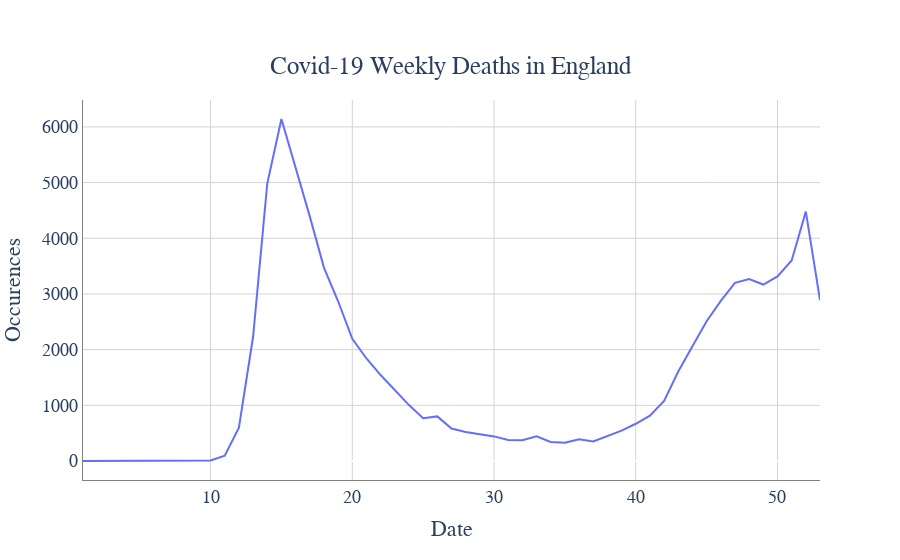

Source (notebook cell):
### Code cell
trace1=go.Scatter(
x=en_2020_gp['Week_number'],
y=en_2020_gp['weekly_deaths'],
mode='lines',
name='New deaths by death week')
data=[trace1]
layout=go.Layout(title={'text': 'Covid-19 Weekly Deaths in England','y':0.9,'x':0.5,'xanchor': 'center',
        'yanchor': 'top'},
                 xaxis_title='Date',
                yaxis_title='Occurences',
                font=dict(
        family="Helvetica",
        size=18,
        #color="blue"
                ),
        plot_bgcolor='rgb(255,255,255)',
                 )
fig=go.Figure(data=data, layout=layout)
fig.update_xaxes(showline=True, linewidth=1, linecolor='grey', gridcolor='lightgrey')
fig.update_yaxes(showline=True, linewidth=1, linecolor='grey', gridcolor='lightgrey')
iplot(fig)

### Figure 1 — Plotly figure (JSON) as saved in the notebook; plotly's stock layout.template omitted (floating-point values rounded to 4 significant figures)
{"data": [{"mode": "lines", "name": "New deaths by death week", "type": "scatter", "x": [1, 2, 3, 4, 5, 6, 7, 8, 9, 10, 11, 12, 13, 14, 15, 16, 17, 18, 19, 20, 21, 22, 23, 24, 25, 26, 27, 28, 29, 30, 31, 32, 33, 34, 35, 36, 37, 38, 39, 40, 41, 42, 43, 44, 45, 46, 47, 48, 49, 50, 51, 52, 53], "y": [0, 0, 0, 0, 0, 0, 0, 0, 0, 9, 96, 599, 2231, 4982, 6142, 5273, 4393, 3474, 2869, 2193, 1841, 1544, 1270, 1004, 770, 801, 582, 520, 479, 442, 376, 373, 445, 341, 327, 392, 352, 449, 545, 669, 813, 1077, 1607, 2062, 2509, 2875, 3199, 3266, 3169, 3314, 3601, 4479, 2889]}], "layout": {"autosize": true, "font": {"family": "Helvetica", "size": 18}, "plot_bgcolor": "rgb(255,255,255)", "title": {"text": "Covid-19 Weekly Deaths in England", "x": 0.5, "xanchor": "center", "y": 0.9, "yanchor": "top"}, "xaxis": {"autorange": true, "gridcolor": "lightgrey", "linecolor": "grey", "linewidth": 1, "range": [1, 53], "showline": true, "title": {"text": "Date"}, "type": "linear"}, "yaxis": {"autorange": true, "gridcolor": "lightgrey", "linecolor": "grey", "linewidth": 1, "range": [-341.2, 6483.0], "showline": true, "title": {"text": "Occurences"}, "type": "linear"}}}
